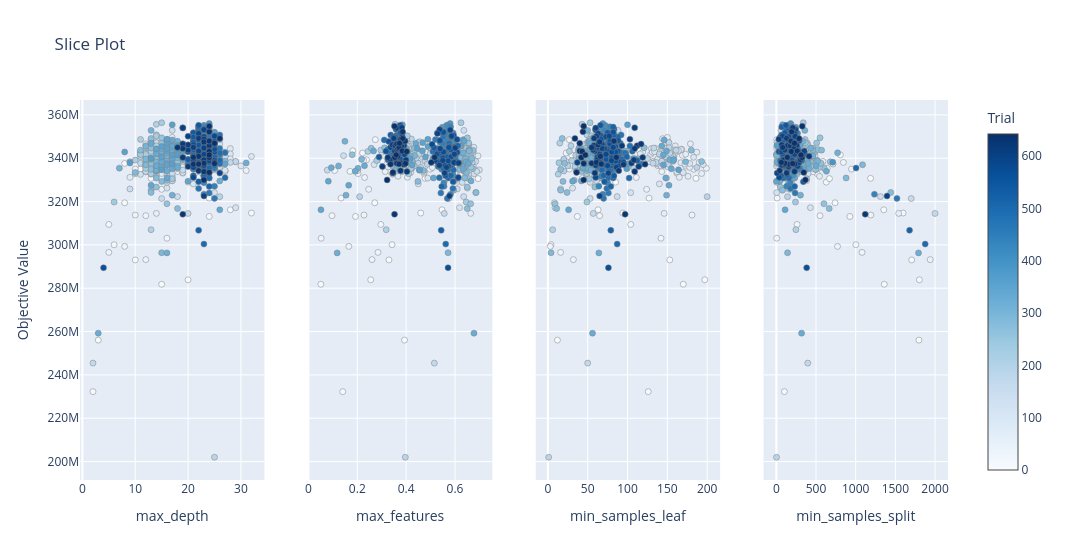

The code cell stored with this chart in its notebook:
### Code cell
plot_slice(study)

### Figure 1 — Plotly figure (JSON) as saved in the notebook; plotly's stock layout.template omitted (floating-point values rounded to 4 significant figures; data arrays with more than 128 entries replaced by an {"elided": "..."} marker saying what was removed)
{"data": [{"marker": {"color": {"elided": "641 int values"}, "colorbar": {"title": {"text": "Trial"}, "x": 1, "xpad": 40}, "colorscale": [[0, "rgb(247,251,255)"], [0.125, "rgb(222,235,247)"], [0.25, "rgb(198,219,239)"], [0.375, "rgb(158,202,225)"], [0.5, "rgb(107,174,214)"], [0.625, "rgb(66,146,198)"], [0.75, "rgb(33,113,181)"], [0.875, "rgb(8,81,156)"], [1, "rgb(8,48,107)"]], "line": {"color": "Grey", "width": 0.5}, "showscale": true}, "mode": "markers", "name": "Feasible Trial", "showlegend": false, "type": "scatter", "x": {"elided": "641 int values"}, "xaxis": "x", "y": {"elided": "641 int values"}, "yaxis": "y"}, {"marker": {"color": {"elided": "641 int values"}, "colorbar": {"title": {"text": "Trial"}, "x": 1, "xpad": 40}, "colorscale": [[0, "rgb(247,251,255)"], [0.125, "rgb(222,235,247)"], [0.25, "rgb(198,219,239)"], [0.375, "rgb(158,202,225)"], [0.5, "rgb(107,174,214)"], [0.625, "rgb(66,146,198)"], [0.75, "rgb(33,113,181)"], [0.875, "rgb(8,81,156)"], [1, "rgb(8,48,107)"]], "line": {"color": "Grey", "width": 0.5}, "showscale": false}, "mode": "markers", "name": "Feasible Trial", "showlegend": false, "type": "scatter", "x": {"elided": "641 float values"}, "xaxis": "x2", "y": {"elided": "641 int values"}, "yaxis": "y2"}, {"marker": {"color": {"elided": "641 int values"}, "colorbar": {"title": {"text": "Trial"}, "x": 1, "xpad": 40}, "colorscale": [[0, "rgb(247,251,255)"], [0.125, "rgb(222,235,247)"], [0.25, "rgb(198,219,239)"], [0.375, "rgb(158,202,225)"], [0.5, "rgb(107,174,214)"], [0.625, "rgb(66,146,198)"], [0.75, "rgb(33,113,181)"], [0.875, "rgb(8,81,156)"], [1, "rgb(8,48,107)"]], "line": {"color": "Grey", "width": 0.5}, "showscale": false}, "mode": "markers", "name": "Feasible Trial", "showlegend": false, "type": "scatter", "x": {"elided": "641 int values"}, "xaxis": "x3", "y": {"elided": "641 int values"}, "yaxis": "y3"}, {"marker": {"color": {"elided": "641 int values"}, "colorbar": {"title": {"text": "Trial"}, "x": 1, "xpad": 40}, "colorscale": [[0, "rgb(247,251,255)"], [0.125, "rgb(222,235,247)"], [0.25, "rgb(198,219,239)"], [0.375, "rgb(158,202,225)"], [0.5, "rgb(107,174,214)"], [0.625, "rgb(66,146,198)"], [0.75, "rgb(33,113,181)"], [0.875, "rgb(8,81,156)"], [1, "rgb(8,48,107)"]], "line": {"color": "Grey", "width": 0.5}, "showscale": false}, "mode": "markers", "name": "Feasible Trial", "showlegend": false, "type": "scatter", "x": {"elided": "641 int values"}, "xaxis": "x4", "y": {"elided": "641 int values"}, "yaxis": "y4"}], "layout": {"title": {"text": "Slice Plot"}, "width": 1200, "xaxis": {"anchor": "y", "domain": [0, 0.2125], "title": {"text": "max_depth"}}, "xaxis2": {"anchor": "y2", "domain": [0.2625, 0.475], "title": {"text": "max_features"}}, "xaxis3": {"anchor": "y3", "domain": [0.525, 0.7375], "title": {"text": "min_samples_leaf"}}, "xaxis4": {"anchor": "y4", "domain": [0.7875, 1], "title": {"text": "min_samples_split"}}, "yaxis": {"anchor": "x", "domain": [0, 1], "title": {"text": "Objective Value"}}, "yaxis2": {"anchor": "x2", "domain": [0, 1], "matches": "y", "showticklabels": false}, "yaxis3": {"anchor": "x3", "domain": [0, 1], "matches": "y", "showticklabels": false}, "yaxis4": {"anchor": "x4", "domain": [0, 1], "matches": "y", "showticklabels": false}}}
